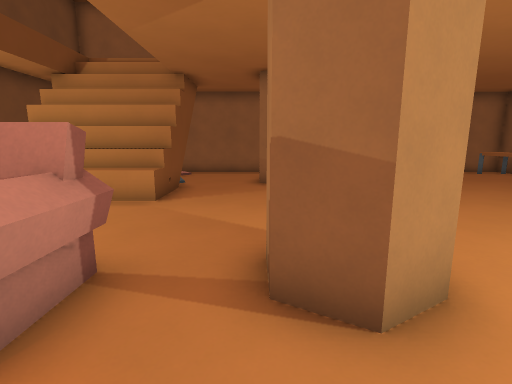
View 1 (above)

15 first-person views from a walk through a 3-D level made in the Godot game engine. The camera is 1.5 m above the floor, tilts 10° down and sees 85° across. Doors that lead somewhere are drawn open, without their leaves. The floor is counted in squares, 1 m on a side. Each view is taken from the middle of a square. On the plan, view 1 faces up. The plan holds only what a view shows up to about 14 squares ahead; the rest is blank. The place goes on beyond the plan. Flat picture figures and markers are not drawn. Some surface patterns are stand-ins.

View 2
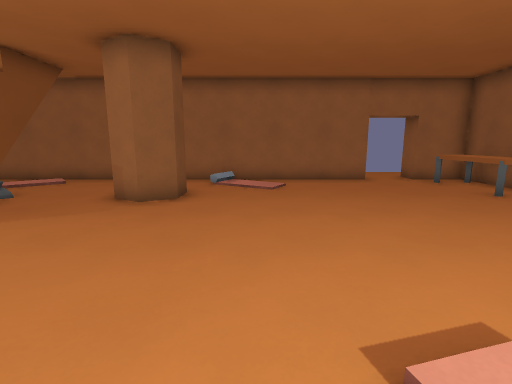

View 3
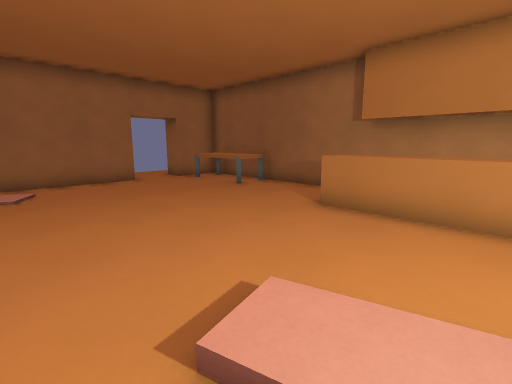

View 4
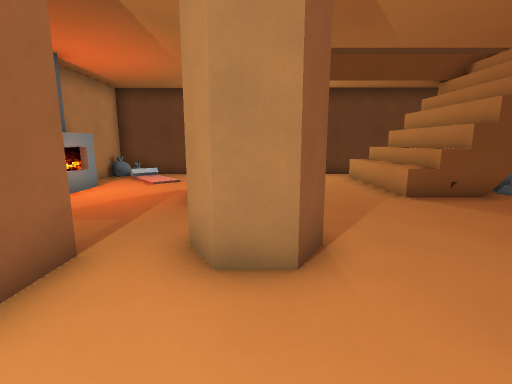

View 5
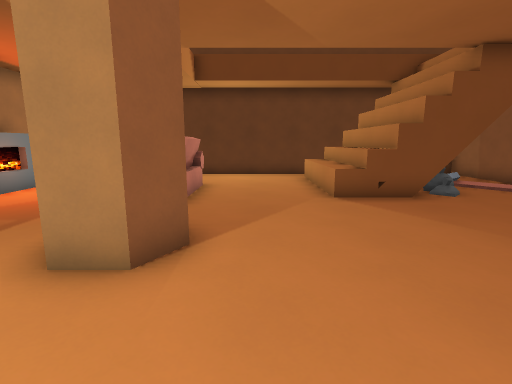

View 6
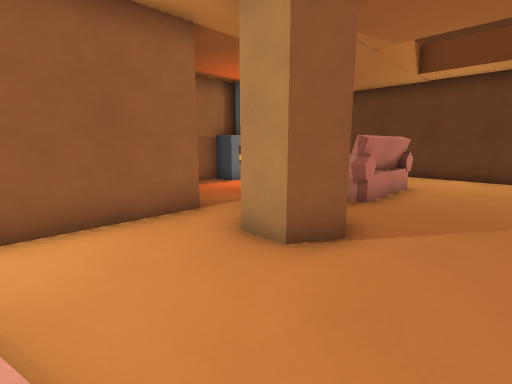

View 7
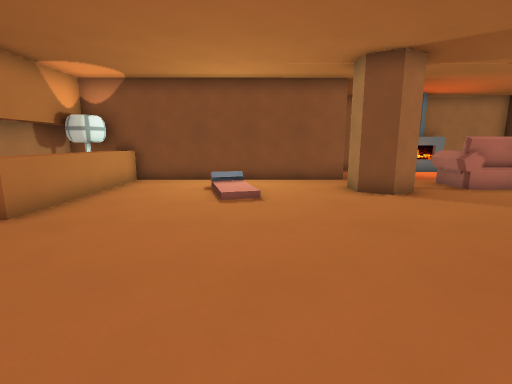

View 8
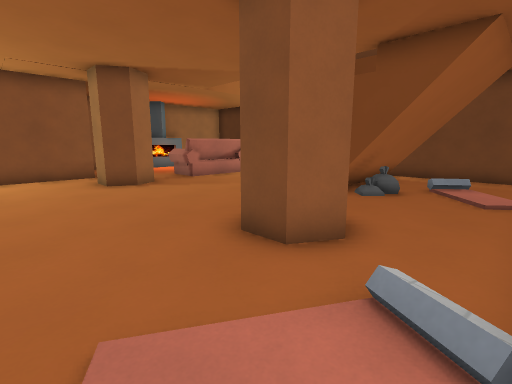

View 9
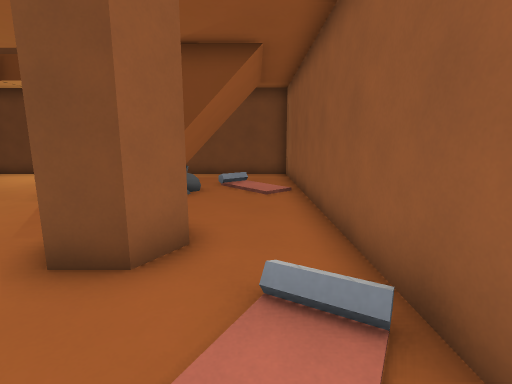

View 10
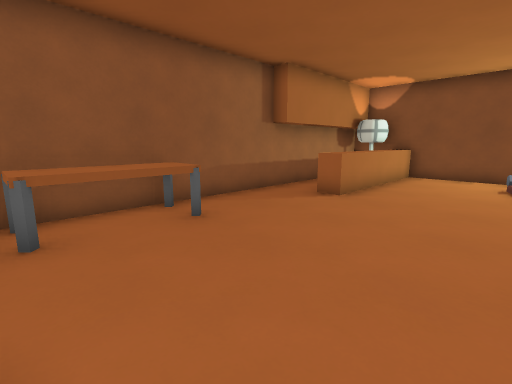

View 11
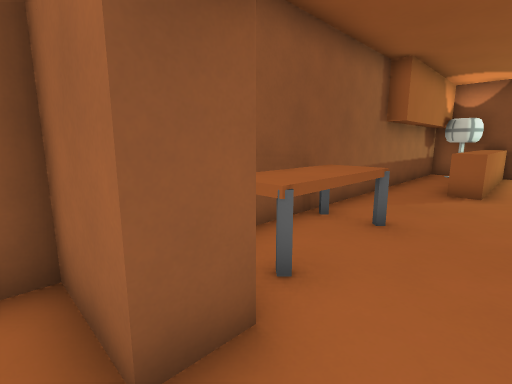

View 12
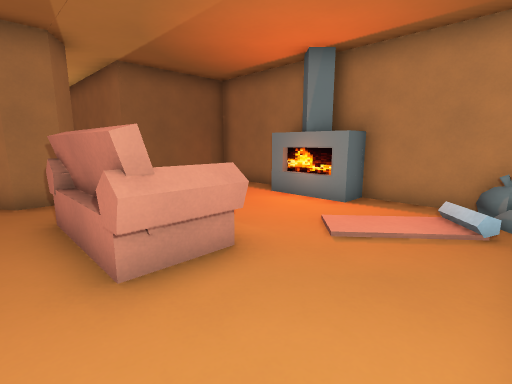

View 13
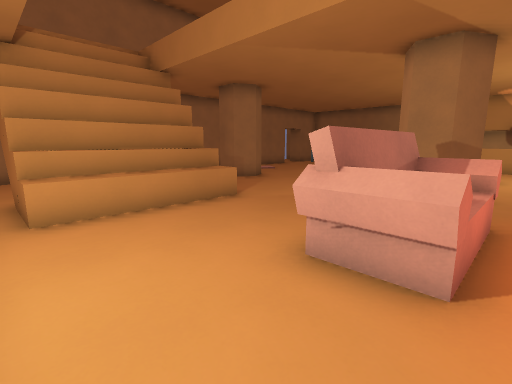

View 14
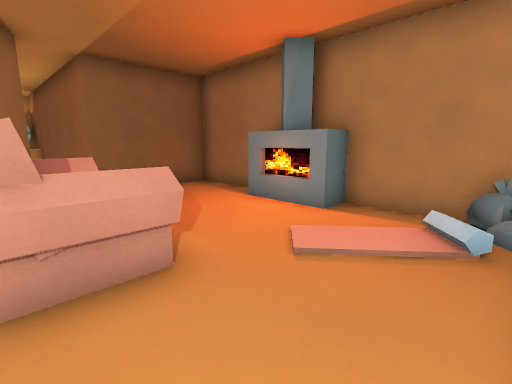

View 15
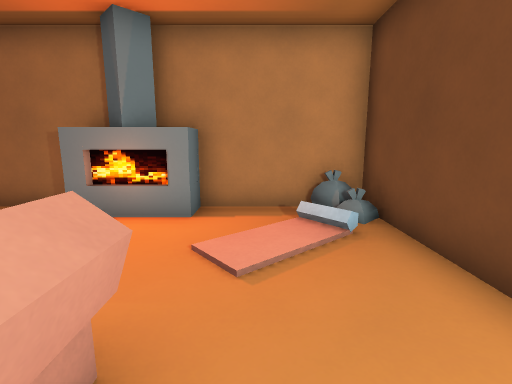

### Floor plan
Key: @ floor where view 1 was taken; # wall or solid block; . main floor; : floor 0.25 m higher than the main floor; / step, stairs or slope; D open door; ^ raised ledge; T table; S sofa; B bag; F fireplace; L lamp; O other object.
Columns run from 9 left of view 1 to 13 right of it. Each row starts with its distance up from view 1.
 17                    ..
 16                   ....#
 15 ##################DD###
 14 #...........O.........#
 13 #...................TT#
 12 #...:.....#.........TT#
 11 #.#####...#.........TT#
 10 #.#####...............#
  9 #.#####...............#
  8 #.^^^^^...............#
  7 #.^^^^^...............#
  6 #..................^..#
  5 #..................^..#
  4 #.........#...//...^..#
  3 #...SSSS..#...//...^..#
  2 #...SSSS......./...^L.#
  1 #..................^LL#
  0 #........@.############
 -1 #..........#
 -2 ##/........#
 -3 #B/..FFF...#
 -4 #####  #####

Positions as (right, up) in squares from view 1, and headings:
1: (0, 0), facing up
2: (4, 3), facing up
3: (4, 3), facing up-right
4: (5, 3), facing left
5: (5, 5), facing left
6: (5, 6), facing down-left
7: (5, 12), facing down
8: (5, 14), facing down-left
9: (5, 13), facing left
10: (6, 14), facing down-right
11: (9, 16), facing down-right
12: (-8, 4), facing down-right
13: (-8, 1), facing up-right
14: (-8, 3), facing down-right
15: (-6, 3), facing down
